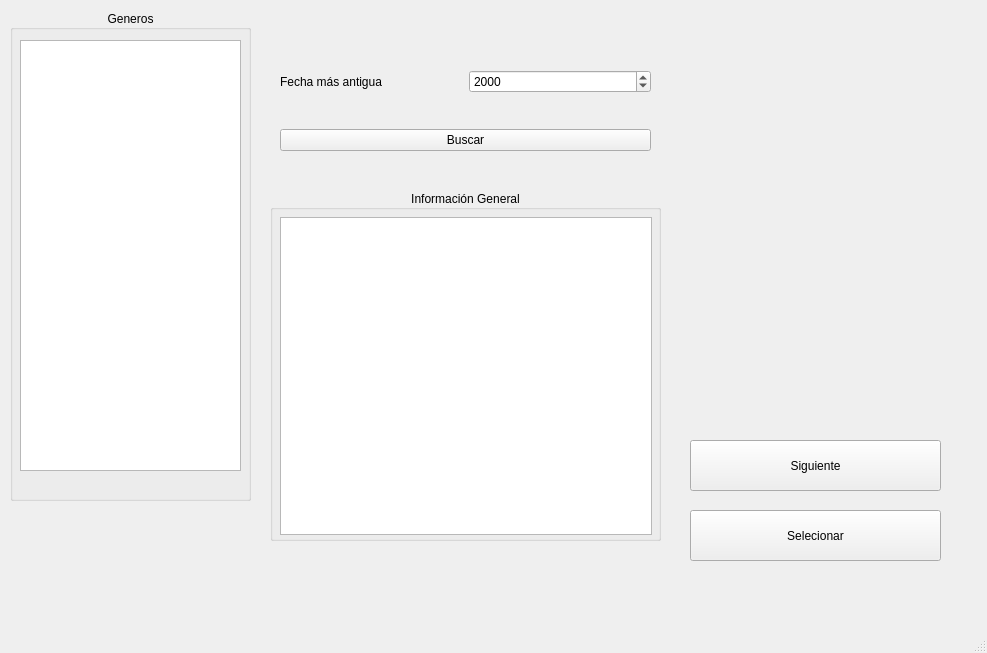
<?xml version="1.0" encoding="UTF-8"?>
<ui version="4.0">
 <class>MainWindow</class>
 <widget class="QMainWindow" name="MainWindow">
  <property name="geometry">
   <rect>
    <x>0</x>
    <y>0</y>
    <width>987</width>
    <height>653</height>
   </rect>
  </property>
  <property name="windowTitle">
   <string>MainWindow</string>
  </property>
  <widget class="QWidget" name="centralwidget">
   <widget class="QGroupBox" name="groupBox">
    <property name="geometry">
     <rect>
      <x>10</x>
      <y>10</y>
      <width>241</width>
      <height>491</height>
     </rect>
    </property>
    <property name="title">
     <string>Generos</string>
    </property>
    <property name="alignment">
     <set>Qt::AlignCenter</set>
    </property>
    <widget class="QListWidget" name="Generos_lista">
     <property name="geometry">
      <rect>
       <x>10</x>
       <y>30</y>
       <width>221</width>
       <height>431</height>
      </rect>
     </property>
    </widget>
   </widget>
   <widget class="QPushButton" name="Siguiente_button">
    <property name="geometry">
     <rect>
      <x>690</x>
      <y>440</y>
      <width>251</width>
      <height>51</height>
     </rect>
    </property>
    <property name="text">
     <string>Siguiente</string>
    </property>
   </widget>
   <widget class="QWidget" name="verticalLayoutWidget">
    <property name="geometry">
     <rect>
      <x>280</x>
      <y>40</y>
      <width>371</width>
      <height>141</height>
     </rect>
    </property>
    <layout class="QVBoxLayout" name="verticalLayout">
     <item>
      <layout class="QHBoxLayout" name="horizontalLayout">
       <item>
        <widget class="QLabel" name="label">
         <property name="text">
          <string>Fecha más antigua</string>
         </property>
        </widget>
       </item>
       <item>
        <widget class="QSpinBox" name="year_spin">
         <property name="maximum">
          <number>2020</number>
         </property>
         <property name="value">
          <number>2000</number>
         </property>
        </widget>
       </item>
      </layout>
     </item>
     <item>
      <layout class="QVBoxLayout" name="verticalLayout_2">
       <item>
        <widget class="QPushButton" name="Buscar_button">
         <property name="text">
          <string>Buscar</string>
         </property>
        </widget>
       </item>
      </layout>
     </item>
    </layout>
   </widget>
   <widget class="QGroupBox" name="groupBox_2">
    <property name="geometry">
     <rect>
      <x>270</x>
      <y>190</y>
      <width>391</width>
      <height>351</height>
     </rect>
    </property>
    <property name="title">
     <string>Información General</string>
    </property>
    <property name="alignment">
     <set>Qt::AlignCenter</set>
    </property>
    <widget class="QTextBrowser" name="textBrowser">
     <property name="geometry">
      <rect>
       <x>10</x>
       <y>27</y>
       <width>372</width>
       <height>318</height>
      </rect>
     </property>
     <property name="html">
      <string>&lt;!DOCTYPE HTML PUBLIC &quot;-//W3C//DTD HTML 4.0//EN&quot; &quot;http://www.w3.org/TR/REC-html40/strict.dtd&quot;&gt;
&lt;html&gt;&lt;head&gt;&lt;meta name=&quot;qrichtext&quot; content=&quot;1&quot; /&gt;&lt;style type=&quot;text/css&quot;&gt;
p, li { white-space: pre-wrap; }
&lt;/style&gt;&lt;/head&gt;&lt;body style=&quot; font-family:'Ubuntu'; font-size:11pt; font-weight:400; font-style:normal;&quot;&gt;
&lt;p style=&quot;-qt-paragraph-type:empty; margin-top:0px; margin-bottom:0px; margin-left:0px; margin-right:0px; -qt-block-indent:0; text-indent:0px;&quot;&gt;&lt;br /&gt;&lt;/p&gt;&lt;/body&gt;&lt;/html&gt;</string>
     </property>
    </widget>
   </widget>
   <widget class="QLabel" name="Pictures">
    <property name="geometry">
     <rect>
      <x>670</x>
      <y>20</y>
      <width>311</width>
      <height>381</height>
     </rect>
    </property>
    <property name="text">
     <string/>
    </property>
    <property name="scaledContents">
     <bool>true</bool>
    </property>
    <property name="wordWrap">
     <bool>false</bool>
    </property>
    <property name="openExternalLinks">
     <bool>false</bool>
    </property>
   </widget>
   <widget class="QPushButton" name="Aceptar_button">
    <property name="geometry">
     <rect>
      <x>690</x>
      <y>510</y>
      <width>251</width>
      <height>51</height>
     </rect>
    </property>
    <property name="text">
     <string>Selecionar</string>
    </property>
   </widget>
  </widget>
  <widget class="QMenuBar" name="menubar">
   <property name="geometry">
    <rect>
     <x>0</x>
     <y>0</y>
     <width>987</width>
     <height>22</height>
    </rect>
   </property>
  </widget>
  <widget class="QStatusBar" name="statusbar"/>
 </widget>
 <resources/>
 <connections/>
</ui>
